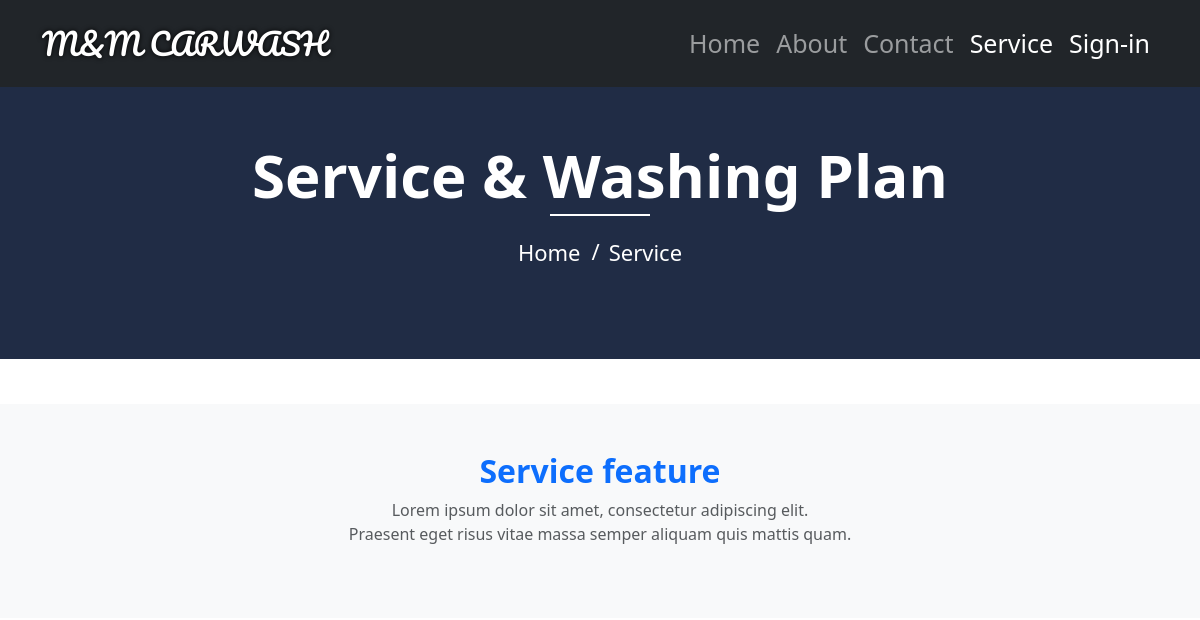
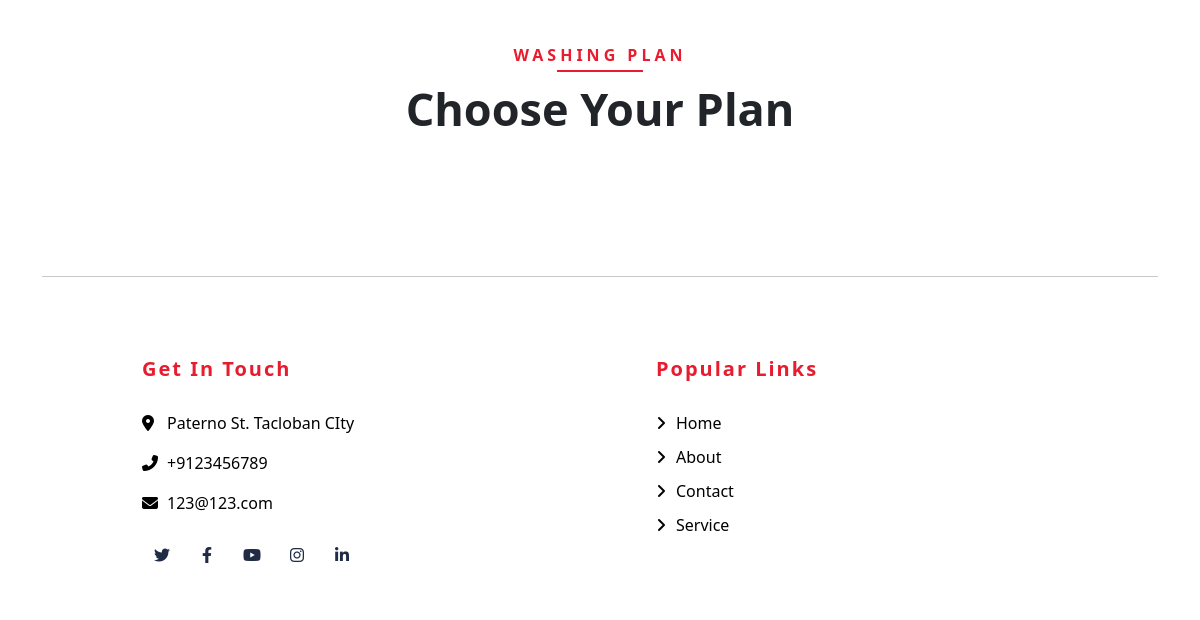
/customer/Service.php, run on an earlier commit of the app's database (2 pictures, top to bottom).
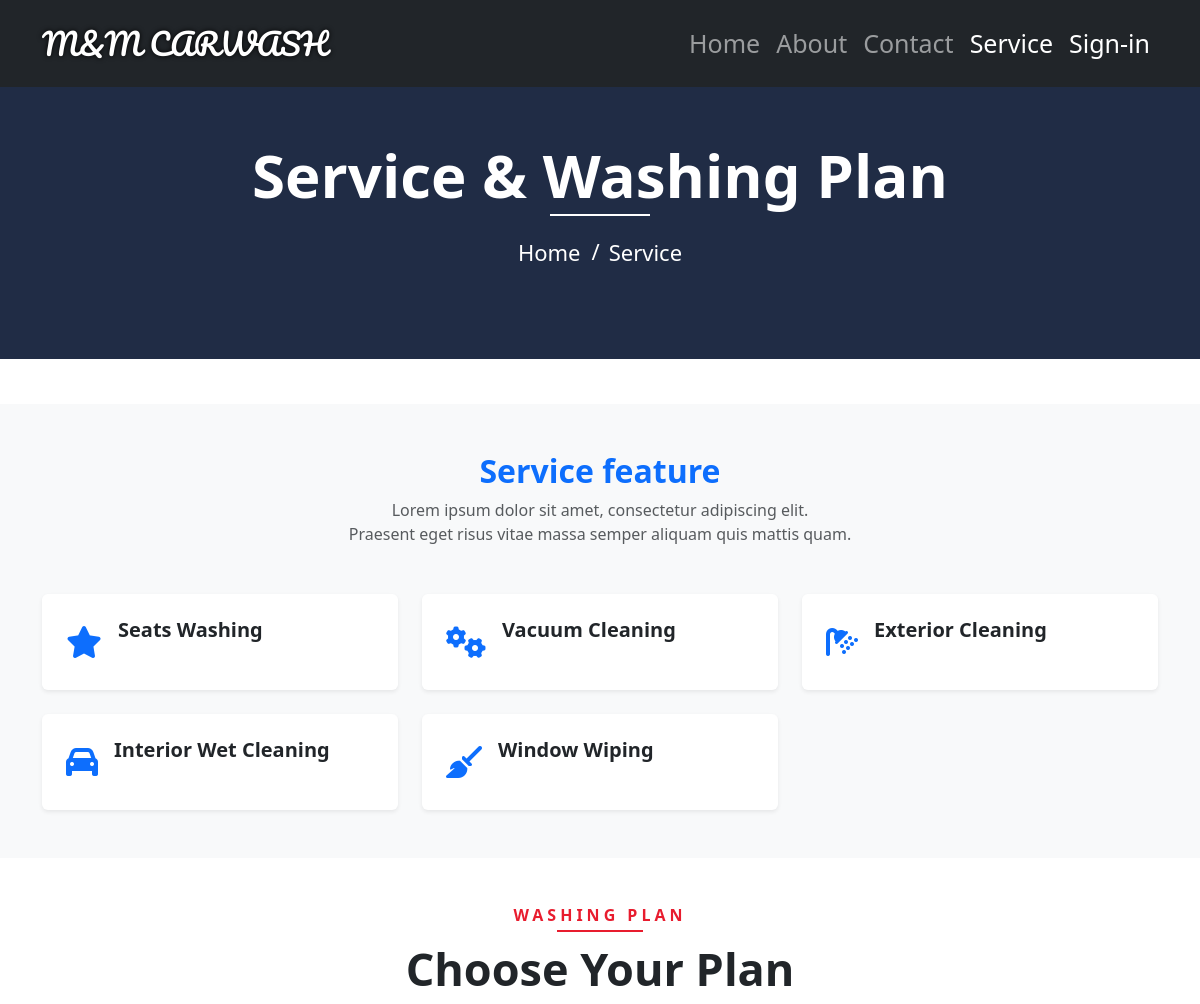
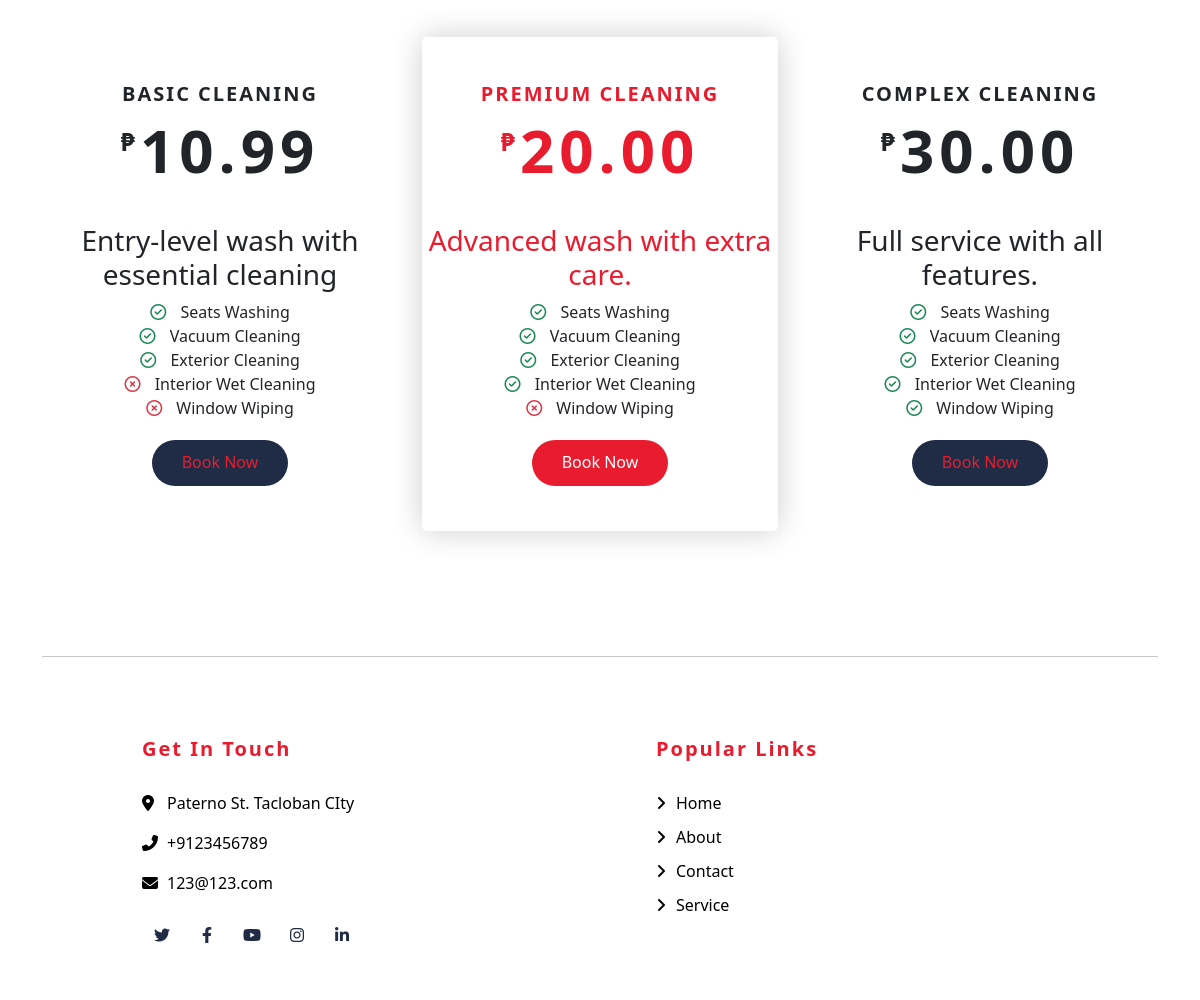
And on a later commit of the database (2 pictures, top to bottom).
### tables this page shows
CREATE TABLE `service_features` (
  `feature_id` int(11) NOT NULL,
  `service_id` int(11) NOT NULL,
  `feature_name` varchar(255) NOT NULL,
  `is_included` tinyint(1) DEFAULT 1
);

CREATE TABLE `services_tb` (
  `service_id` int(11) NOT NULL,
  `service_name` varchar(100) DEFAULT NULL,
  `description` text DEFAULT NULL,
  `tier` enum('Basic','Advance','Prime') DEFAULT NULL,
  `price` decimal(10,2) DEFAULT NULL,
  `duration` time DEFAULT NULL,
  `glow_effect` tinyint(1) DEFAULT 0,
  `animation_hint` varchar(50) DEFAULT NULL
);

### customer/Service.php (called while the page is built, shortened)
<?php
include("../modal/Homemodal.php");
$page['page'] = 'Service';
$page['subpage'] = isset($_GET['subpage']) ? $_GET['subpage'] : 'Home';
    if (isset($_GET['function'])) {
        new ActiveService($page);
    } else {
        new Service($page);
    }
class Service
{
    function __construct($page)
    {
        $this->page = $page['page'];
        $this->{$page['subpage']}();
    }
    function Home()
    {
        $Homemodal = new Homemodal;
        $srv = $Homemodal->Service();
        include('../views/Service.php');
    }
}
?>

### modal/db_connect.php (called while the page is built, shortened)
<?php
	class Connector{
		private $servername = "localhost";
		private $username = "root";
		private $password = "";
		function __construct(){
			try {
				$this->conn = new PDO("mysql:host=$this->servername;dbname=carwash", $this->username, $this->password);
			} catch(PDOException $e) {
				echo "Connection failed: " . $e->getMessage();
			}
		}
	}
?>

### modal/Homemodal.php (called while the page is built, shortened)
<?php
include "db_connect.php";
class Homemodal extends Connector
{
    public function Service()
    {
        $sql = "SELECT * FROM services_tb";
        $stmt = $this->conn->prepare($sql);
        $stmt->execute();
        return $stmt->fetchAll(PDO::FETCH_ASSOC);
    }
    public function getServiceFeatures($service_id)
    {
        $sql = "SELECT * FROM service_features WHERE service_id = ?";
        $stmt = $this->conn->prepare($sql);
        $stmt->execute([$service_id]);
        return $stmt->fetchAll(PDO::FETCH_ASSOC);
    }
    public function booking_table()
    {
        try {
            $sql = 'SELECT * FROM service_features WHERE feature_id IN (6, 7, 8, 9, 10)';
            $query = $this->conn->prepare($sql);
            $query->execute();
            return $query->fetchAll(PDO::FETCH_ASSOC);
        } catch (PDOException $e) {
            return [];
        }
    }
}

### views/Service.php (the view, shortened to what this page needs)
<?php include "../nav/header.php" ?>
<div class="page-header" style="margin-top: 0px;">
  <div class="container">
    <div class="row">
      <div class="col-12">
        <h2>Service & Washing Plan</h2>
      </div>
      <div class="col-12">
        <a class="sb" href="Homepage.php">Home</a>
        <a href="Service.php">Service</a>
      </div>
    </div>
  </div>
</div>
<main>
  <section id="services" class="py-5 bg-light">
    <div class="container">
      <div class="text-center mb-5">
        <h2 class="fw-bold text-primary">Service feature</h2>
        <p class="text-muted">Lorem ipsum dolor sit amet, consectetur adipiscing elit.<br>Praesent eget risus vitae massa semper aliquam quis mattis quam.</p>
      </div>
      <div class="row g-4">
        <?php
        $features = $Homemodal->booking_table();
        $icons = [
          'fa-star',
          'fa-cogs',
          'fa-shower',
          'fa-car',
          'fa-broom',
          'fa-spray-can',
          'fa-wind',
          'fa-water',
          'fa-sparkles',
          'fa-check-circle'
        ];
        foreach ($features as $index => $row) {
          if (in_array($row['feature_id'], [6, 7, 8, 9, 10])) {
            $iconClass = $icons[$index % count($icons)];
        ?>
            <div class="col-md-4 col-sm-6" data-aos="fade-up">
              <div class="d-flex align-items-start p-4 bg-white shadow-sm rounded service-box h-100">
                <div class="me-3 text-primary fs-2">
                  <i class="fa <?= $iconClass ?>"></i>
                </div>
                <div>
                  <h5 class="fw-bold"><?= htmlspecialchars($row['feature_name']) ?></h5>
                </div>
              </div>
            </div>
        <?php
          }
        }
        ?>
      </div>
  </section>
  <div id="PLAN" class="price">
    <div class="container">
      <div  class="section-header text-center">
        <p>Washing Plan</p>
        <h2>Choose Your Plan</h2>
      </div>
      <div class="row">
        <?php
        $total =  count($srv);
        $middleIndex = floor($total / 2);
        $index = 0;
        foreach ($srv as $seen): ?>
          <div class="col-md-4" data-aos="fade-up" data-aos-delay="100">
            <div class="price-item <?php if ($index == $middleIndex) echo 'featured-item'; ?>">
              <div class="price-header">
                <h3><?= htmlspecialchars($seen['service_name']); ?></h3>
                <h2><span>₱</span><strong><?= number_format($seen['price'], 2); ?></strong></h2>
              </div>
              <div class="price-body">
                <h3><?= htmlspecialchars($seen['description']); ?></h3>
                <ul>
                  <?php $features = $Homemodal->getServiceFeatures($seen['service_id']);
                  foreach ($features as $feature):
                    $features = $Homemodal->getServiceFeatures($seen['service_id']);
                  ?>
                    <li>
                      <?php if ($feature['is_included']): ?>
                        <i class="far fa-check-circle text-success"></i>
                      <?php else: ?>
                        <i class="far fa-times-circle text-danger"></i>
                      <?php endif; ?>
                      <?= htmlspecialchars($feature['feature_name']); ?>
                    </li>
                  <?php endforeach; ?>
                </ul>
              </div>
              <div class="price-footer">
                <?php if (isset($_SESSION['customer']) && $_SESSION['customer']['role'] === 'customer'): ?>
                  <a class="btn btn-custom" data-bs-toggle="modal" data-bs-target="#myModal">Book Now</a>
                <?php else: ?>
                  <a class="btn btn-custom" onclick="logonfirst()" data-bs-toggle="modal" data-bs-target="#loginmodal">Book Now</a>
                <?php endif; ?>
              </div>
            </div>
          </div>
          <?php $index++; ?>
        <?php endforeach; ?>
      </div>
    </div>
  </div>
  <?php include "../nav/footer.php" ?>

### nav/header.php (shortened to what this page needs)
<!DOCTYPE html>
<html lang="en">
<head>
  <link rel="stylesheet" href="../assets/css/miks.css">
  <link href="https://cdn.jsdelivr.net/npm/bootstrap@5.3.2/dist/css/bootstrap.min.css" rel="stylesheet">
  <link rel="stylesheet" href="https://cdn.jsdelivr.net/npm/bootstrap-icons@1.11.3/font/bootstrap-icons.min.css">
  <link href="https://cdnjs.cloudflare.com/ajax/libs/font-awesome/6.4.0/css/all.min.css" rel="stylesheet">
  <link href="https://cdn.jsdelivr.net/npm/aos@2.3.4/dist/aos.css" rel="stylesheet">
  <link href="../assets/dist/css/bootstrap.min.css" rel="stylesheet" />
  <link href="../assets/css/carousel.css" rel="stylesheet" />
</head>
<body>
  <nav class="navbar navbar-expand-lg bg-dark p-3  fixed-top" data-bs-theme="dark">
    <div class="container">
      <a class="navbar-brand text-white b1" href="#">M&M CARWASH</a>
      <div class="collapse navbar-collapse" id="navbarScroll" style="font-size: 25px;">
        <ul class="navbar-nav ms-auto my-3 my-lg-0">
          <li class="nav-item">
            <a class="nav-link <?= ($this->page == 'Homepage') ? 'active bg-gradient-primary' : '' ?>" aria-current="page" href="Homepage.php">Home</a>
          </li>
          <li class="nav-item">
            <a class="nav-link <?= ($this->page == 'About') ? 'active bg-gradient-primary' : '' ?>" href=" About.php?">About</a>
          </li>
          <li class="nav-item">
            <a class="nav-link <?= ($this->page == 'Contact') ? 'active bg-gradient-primary' : '' ?>" href="Contact.php?">Contact</a>
          </li>
          <li class="nav-item">
            <a class="nav-link <?= ($this->page == 'Service') ? 'active bg-gradient-primary' : '' ?>" href="Service.php?">Service</a>
          </li>
          <?php if (isset($_SESSION['customer'])): ?>
            <li class="nav-item dropdown">
              <a class="nav-link dropdown-toggle" href="#" id="profileDropdown" role="button" data-bs-toggle="dropdown" aria-expanded="false">
                👤 <?php echo htmlspecialchars($_SESSION['customer']['username']); ?>
              </a>
              <ul class="dropdown-menu dropdown-menu-end" aria-labelledby="profileDropdown">
                <li class="nav-item" ><a class=" nav-link dropdown-item <?= ($this->page == 'Profilepage') ? 'active bg-gradient-primary' : '' ?>" href="profilepage.php">My Profile</a></li>
                <li><a class="dropdown-item"href="../views/logout.php?role=customer">Logout</a></li>
              </ul>
            </li>
          <?php else: ?>
            <li class="nav-item">
              <a class="nav-link active bg-gradient-primary" data-bs-toggle="modal" data-bs-target="#loginmodal">Sign-in</a>
            </li>
         <?php endif; ?>
        </ul>
      </div>
    </div>
  </nav>

### nav/footer.php (shortened to what this page needs)
<div class="footer">
  <div class="container">
    <hr class="featurette-divider" />
    <div class="row1">
      <div class="col-lg-6 col-md-6">
        <div class="footer-contact nobr">
          <h2>Get In Touch</h2>
          <p><i class="fa fa-map-marker-alt"></i>Paterno St. Tacloban CIty</p>
          <p><i class="fa fa-phone-alt"></i>+9123456789</p>
          <p><i class="fa fa-envelope"></i>123@123.com</p>
          <div class="footer-social">
            <a class="btn" href=""><i class="fab fa-twitter"></i></a>
            <a class="btn" href=""><i class="fab fa-facebook-f"></i></a>
            <a class="btn" href=""><i class="fab fa-youtube"></i></a>
            <a class="btn" href=""><i class="fab fa-instagram"></i></a>
            <a class="btn" href=""><i class="fab fa-linkedin-in"></i></a>
          </div>
        </div>
      </div>
      <div class="col-lg-5 col-md-6 nobr">
        <div class="footer-link">
          <h2>Popular Links</h2>
          <a class="nav-link  <?= ($this->page == 'Homepage') ? 'active bg-gradient-primary' : '' ?>" aria-current="page" href="Homepage.php">Home</a>
          <a class="link-underline-primary link-opacity-100-hover <?= ($this->page == 'About') ? 'active bg-gradient-primary' : '' ?>" href=" About.php?">About</a>
          <a class="link-underline-primary link-opacity-50-hover <?= ($this->page == 'Contact') ? 'active bg-gradient-primary' : '' ?>" href="Contact.php?">Contact</a>
          <a class="nav-link <?= ($this->page == 'Service') ? 'active bg-gradient-primary' : '' ?>" href="Service.php?">Service</a>
        </div>
      </div>
    </div>
  </div>
</div>
</main>
  </body>
  </html>

### assets/css/carousel.css (style rules this page uses)
body { padding-top: 3rem; padding-bottom: 3rem; color: rgb(var(--bs-tertiary-color-rgb)); }
.featurette-divider { margin: 5rem 0; }

What changed in the data, as far as the page shows it:
added service_features: feature_name "Seats Washing", is_included 1 (drawn)
added service_features: feature_name "Vacuum Cleaning", is_included 1 (drawn)
added service_features: feature_name "Exterior Cleaning", is_included 1 (drawn)
added service_features: feature_name "Interior Wet Cleaning", is_included 0 (drawn)
added service_features: feature_name "Window Wiping", is_included 0 (drawn)
added services_tb: service_name "BASIC CLEANING", price "10.99", description "Entry-level wash with essential cleaning"
added services_tb: service_name "PREMIUM CLEANING", price "20.00", description "Advanced wash with extra care."
added service_features: is_included 1 (drawn), feature_name "Seats Washing", shown under "PREMIUM CLEANING"
added service_features: is_included 1 (drawn), feature_name "Vacuum Cleaning", shown under "PREMIUM CLEANING"
added service_features: is_included 1 (drawn), feature_name "Exterior Cleaning", shown under "PREMIUM CLEANING"
added service_features: is_included 1 (drawn), feature_name "Interior Wet Cleaning", shown under "PREMIUM CLEANING"
added service_features: is_included 0 (drawn), feature_name "Window Wiping", shown under "PREMIUM CLEANING"
added services_tb: service_name "COMPLEX CLEANING", price "30.00", description "Full service with all features."
added service_features: is_included 1 (drawn), feature_name "Seats Washing", shown under "COMPLEX CLEANING"
added service_features: is_included 1 (drawn), feature_name "Vacuum Cleaning", shown under "COMPLEX CLEANING"
added service_features: is_included 1 (drawn), feature_name "Exterior Cleaning", shown under "COMPLEX CLEANING"
added service_features: is_included 1 (drawn), feature_name "Interior Wet Cleaning", shown under "COMPLEX CLEANING"
added service_features: is_included 1 (drawn), feature_name "Window Wiping", shown under "COMPLEX CLEANING"
